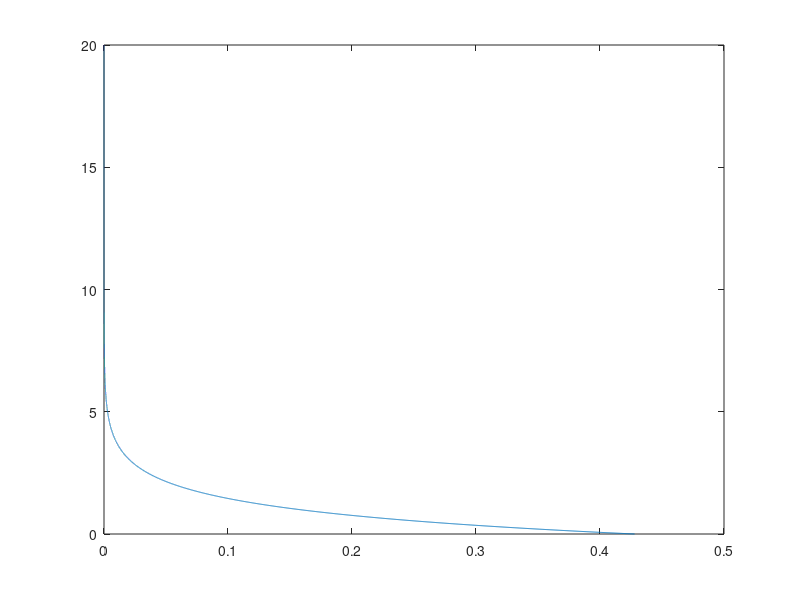

Reproduce this figure in MATLAB.
L = 200 ;
R1 = 50 ;
R2 = 50 ;
R3 = 150 ;
V = 40 ;
I_inf = V/(R1+R2 ) ;
Tc1 = L/(R1+R2) ;
t =0:1e-3:20 ;
I = (I_inf)*(1- exp(-t/Tc1)) ;
I_1 = (I_inf)*(1- exp(-1/Tc1)) ;
Tc2 = L/ (R2+R3) ; 
I_t = (I_1)*exp(-t+1/Tc2) ;

if(t<= 1) 
    plot(I , t) 
else
    plot(I_t , t) ;
end

